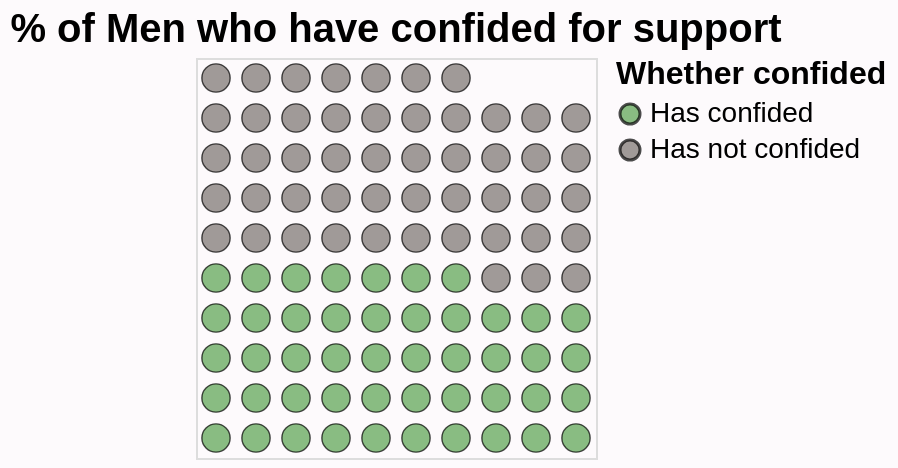

This figure's Vega-Lite source:
### Vega-Lite specification from a JSON file in a GitHub repository (floating-point values rounded to 4 significant figures)
{"$schema": "https://vega.github.io/schema/vega-lite/v5.json", "description": "A waffle chart showing the percentage of people who have confided.", "title": {"text": "% of Men who have confided for support", "fontSize": 20, "anchor": "middle"}, "data": {"values": [{"Gender": "Male", "Whether confided": "Has confided", "Value": 517.6}, {"Gender": "Male", "Whether confided": "Has not confided", "Value": 545.1}]}, "transform": [{"joinaggregate": [{"op": "sum", "field": "Value", "as": "Total"}]}, {"calculate": "datum.Value / datum.Total * 100", "as": "PercentOfTotal"}, {"calculate": "floor(datum.PercentOfTotal)", "as": "WholePercent"}, {"calculate": "sequence(1, datum.WholePercent)", "as": "S"}, {"flatten": ["S"]}, {"window": [{"op": "row_number", "as": "id"}], "sort": [{"field": "Whether confided", "order": "ascending"}]}, {"calculate": "ceil(datum.id / 10)", "as": "row"}, {"calculate": "datum.id - datum.row * 10", "as": "col"}], "mark": {"type": "circle", "filled": true, "stroke": "black", "strokeWidth": 0.7}, "encoding": {"x": {"field": "col", "type": "ordinal", "axis": null}, "y": {"field": "row", "type": "ordinal", "axis": null, "sort": "-y"}, "color": {"field": "Whether confided", "type": "nominal", "scale": {"range": ["#59A14F", "#79706e"]}, "legend": {"orient": "right", "offset": 10, "labelOffset": 3, "titlePadding": 5, "titleFontSize": 16, "labelFontSize": 14}}, "size": {"value": 200}, "tooltip": [{"field": "Whether confided", "type": "nominal"}, {"field": "PercentOfTotal", "type": "quantitative", "title": "Percentage", "format": ".2f"}]}, "config": {"background": "#d6a5c90f", "legend": {"labelFontSize": 14, "titleFontSize": 16}}}
